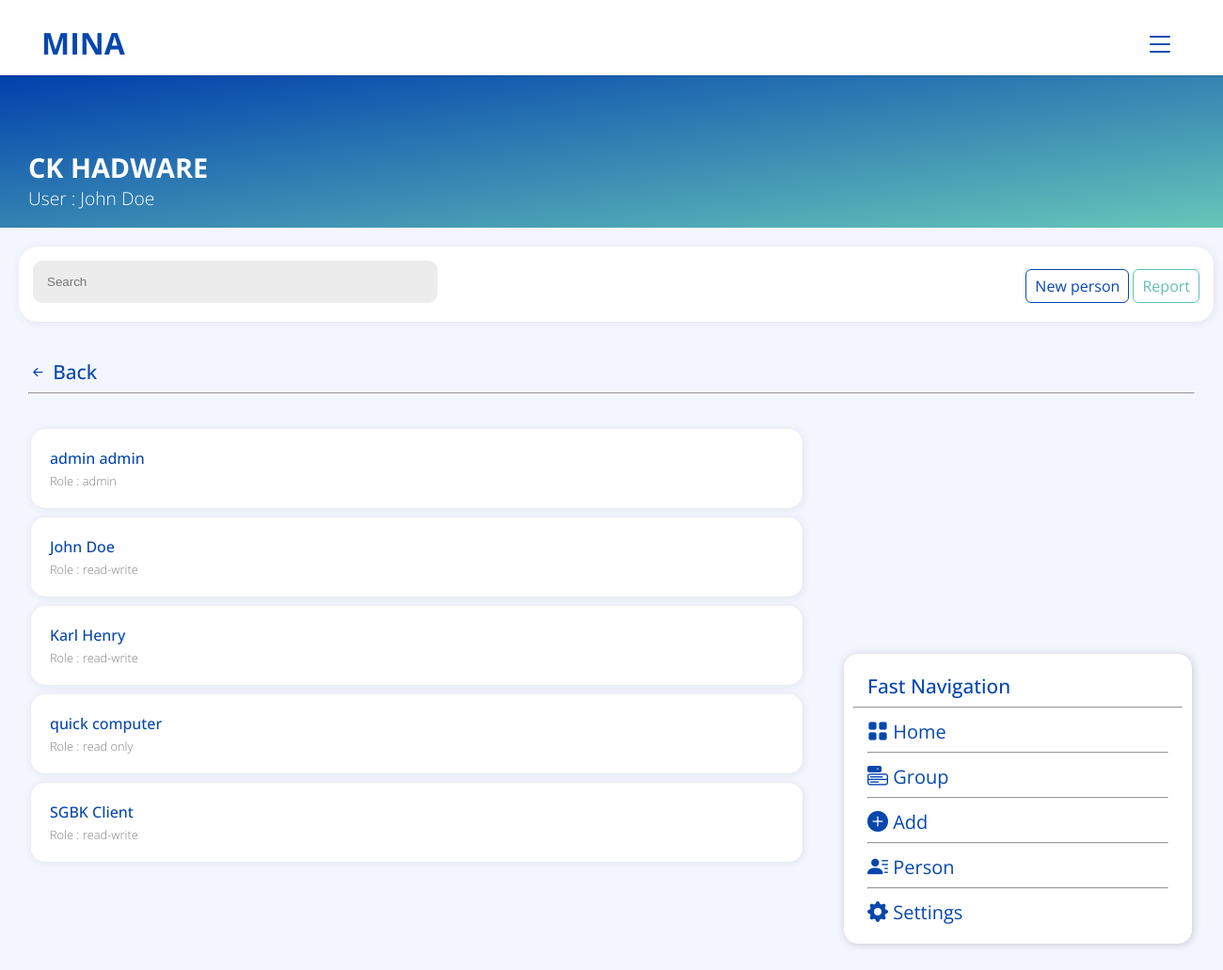
Screenshot of /View/list-user.php (signed in) with the database file from the repository.
### tables this page shows
CREATE TABLE `entreprise` (
  `id_ent` int NOT NULL,
  `code_entreprise` varchar(50) NOT NULL,
  `nom_entreprise` varchar(100) NOT NULL,
  `date_creation` date NOT NULL,
  `date_expiration` date NOT NULL,
  `statut_id` int NOT NULL
);

CREATE TABLE `users` (
  `code_user` int NOT NULL,
  `nom` varchar(50) NOT NULL,
  `prenom` varchar(50) NOT NULL,
  `email` varchar(50) NOT NULL,
  `password` varchar(255) NOT NULL,
  `adresse` varchar(100) NOT NULL,
  `telephone_1` varchar(20) NOT NULL,
  `telephone_2` varchar(20) NOT NULL,
  `code_entreprise` varchar(50) NOT NULL,
  `id_role` int NOT NULL,
  `id_statut` int NOT NULL
);

CREATE TABLE `role` (
  `id_role` int NOT NULL,
  `role_name` varchar(50) NOT NULL
);

### View/list-user.php (the view, shortened to what this page needs)
<!Doctype html>
<html>
<head>
    <link rel="stylesheet" href="css/style.css">
    <link rel="stylesheet" href="https://cdn.jsdelivr.net/npm/bootstrap-icons@1.5.0/font/bootstrap-icons.css">
</head>
<body class="body">
    <?php
    include_once('header.php');
    ?>
    <div class="header-content">
        <?php
        $code_entreprise = $_SESSION["code_entreprise"];
        $query = "SELECT * FROM entreprise, users WHERE users.code_entreprise = '$code_entreprise' AND entreprise.code_entreprise = '$code_entreprise' LIMIT 1";
        $result = $conn->query($query);
        if (mysqli_num_rows($result) > 0) {
            while ($row = mysqli_fetch_assoc($result)) {
                echo '<div class="title">' . $row["nom_entreprise"] . '</div>
                    <span class="subtitle">User : ' . $row["nom"] . ' ' . $row["prenom"]. '</span>';
            }
        }
        ?>
    </div>
    <div class="second-part-content">
        <div class="search">
            <div class="custom-container">
                <form action="" method="post" class="">
                    <input type="text" name="searchAll" id="" placeholder="Search" class="search-main">
                </form>
            </div>
            <div class="link">
                <ul>
                    <?php
                    if (isset($_SESSION["role"]) && $_SESSION["role"] === 3 || $_SESSION["role"] === 2) {
                        echo '<li>';
                        $code_entreprise = $_SESSION["code_entreprise"];
                        $query = "SELECT * FROM entreprise, users WHERE users.code_entreprise = '$code_entreprise' AND entreprise.code_entreprise = '$code_entreprise' LIMIT 1";
                        $result = $conn->query($query);
                        if (mysqli_num_rows($result) > 0) {
                            while ($row = mysqli_fetch_assoc($result)) {
                                echo '<a href="add-user.php" class="btn btn-outline-primary">New person</a>';
                            }
                        }
                        echo '</li> <li><a href="report.php" class="btn btn-outline-muted">Report</a></li>';
                    } elseif (isset($_SESSION["role"]) && $_SESSION["role"] === 1) {
                        echo '<li><a href="report.php" class="btn btn-outline-muted">Report</a></li>';
                    }
                    ?>
                </ul>
            </div>
        </div>
    </div>
    <div class="third-part-content">
        <div class="container mt-3">
            <span class="title-page-list">
                <?php
                $code_entreprise = $_SESSION["code_entreprise"];
                $query = "SELECT * FROM entreprise, users WHERE users.code_entreprise = '$code_entreprise' AND entreprise.code_entreprise = '$code_entreprise' LIMIT 1";
                $result = $conn->query($query);
                if (mysqli_num_rows($result) > 0) {
                    while ($row = mysqli_fetch_assoc($result)) {
                        echo '<a href="index.php" class="nav-link">
                        <i class="bi bi-arrow-left-short"></i> <span class="align-items"></span>Back
                    </a>';
                    }
                }
                ?>
                <hr class="hr">
            </span>
            <div class="list-content mt-3 mb-5">
                <?php
                if (isset($_POST["searchAll"])) {
                    $search = $_POST["searchAll"];
                    $code_entreprise = $_SESSION["code_entreprise"];
                    $query = "SELECT * FROM entreprise, users, role WHERE role.id_role = users.id_role AND entreprise.code_entreprise = '$code_entreprise'
                    AND users.code_entreprise = '$code_entreprise' AND users.nom LIKE '%$search%' OR users.prenom LIKE '%$search%' ORDER BY users.nom ASC";
                    $result = $conn->query($query);
                    if (mysqli_num_rows($result) > 0) {
                        while ($row = mysqli_fetch_assoc($result)) {
                            if ($row["id_statut"] == 1) {
                                $color = "green-circle";
                            } elseif ($row["id_statut"] == 2) {
                                $color = "red-circle";
                            }
                            echo' <div class="bg-white">
                                <div class="group-name-and-details">
                                    <div class="group-name">' . $row["nom"] . ' ' . $row["prenom"] . '<span class="' . $color . '" ></span></div>
                                    <div class="group-details">
                                        Role  : ' . $row["role_name"] . '</div>
                                    </div>';
                            echo '</div>';
                        }
                    } else {
                        echo '<div class="bg-white">
                        <div class="group-name-and-details">
                            <div class="group-name">There is no person with this name...</div>
                            <div class="group-details">You can add a new person in this group !</div>
                        </div>
                    </div>';
                    }
                } else {
                    $code_entreprise = $_SESSION["code_entreprise"];
                    $query = "SELECT * FROM entreprise, users, role WHERE role.id_role = users.id_role AND entreprise.code_entreprise = '$code_entreprise' AND users.code_entreprise = '$code_entreprise' ORDER BY users.nom ASC";
                    $result = $conn->query($query);
                    if (mysqli_num_rows($result) > 0) {
                        while ($row = mysqli_fetch_assoc($result)) {
                            if ($row["id_statut"] == 1) {
                                $color = "green-circle";
                            } elseif ($row["id_statut"] == 2) {
                                $color = "red-circle";
                            }
                            echo' <div class="bg-white">
                                <div class="group-name-and-details">
                                    <div class="group-name">' . $row["nom"] . ' ' . $row["prenom"] . '<span class="' . $color . '" ></span></div>
                                    <div class="group-details">
                                        Role  : ' . $row["role_name"] . '</div>
                                    </div>';
                            echo '</div>';
                        }
                    }
                }
                include_once('sidebar.php');
                ?>
            </div>
        </div>
    </div>
    <?php
    include_once('footer.php');
    ?>
</body>
</html>

### View/css/style.css (style rules this page uses)
:root { --background-color: #F3F6FF; --white: #FFF; --gray: rgba(128, 128, 128, 0.863); --primary: #0747AD; --secondary: #8d9da1; --muted: #64BFB3; --bg-light-gray: rgb(252, 252, 252); --red: rgb(180, 12, 0); }
.container { padding: 0 30px; }
a { text-decoration: none; -webkit-tap-highlight-color: transparent; }
body, .body { background-color: var(--background-color); padding: 0; margin: 0; font-family: 'Open Sans', sans-serif; }
.header-content { background-image: linear-gradient(to bottom right, rgb(1, 64, 172), rgb(103, 198, 185)); height: auto; width: 100%; color: var(--white); padding: 18px 0; margin-top:80px; position: unset; }
.title, .subtitle { margin: 0 30px; width: auto; }
.title { font-size: 1.8rem; font-weight: bold; margin-top: 60px; text-transform: uppercase; width: auto; }
.subtitle { font-weight: lighter; font-size: 1.2rem; }
.second-part-content { margin: 20px; padding: 15px; height: 50px; width: 1240px; background-color: var(--white); box-shadow: 1px 1px 8px rgba(65, 65, 65, 0.1); border-radius: 20px; }
.custom-container { float: left; }
.search-main { height: 45px; width: 400px; background-color: rgba(206, 206, 206, 0.384); border-style: none; border-radius: 10px; padding: 0 15px; -webkit-tap-highlight-color: transparent; }
.nav-link { color: inherit; text-decoration: none !important; -webkit-tap-highlight-color: transparent; }
.link { position: unset; float: right; }
.link ul li { list-style: none; display: inline-block; }
.btn { background-color: none; padding: 6px 9px; text-decoration: none; padding: 6px 9px; border-radius: 6px; }
.btn-outline-primary { border: 1px solid var(--primary); color: var(--primary); }
.btn-outline-muted { border: 1px solid var(--muted); color: var(--muted); }
.mt-3 { margin-top: 3%; }
.mb-5 { margin-bottom: 100px; }
.title-page-list a { color: var(--primary); font-weight: 500; font-size: 1.3rem; }
.list-content { padding: 0 3px; }
.bg-white { height: auto; width: 800px; border-radius: 15px; box-shadow: 1px 1px 8px rgba(65, 65, 65, 0.1); background-color: var(--white); padding: 20px 10px; margin-bottom: 10px; }
.name, .group-name { font-weight: 500; color: var(--primary); margin-bottom: 4px; width: max-content; }
.group-name-and-details { position: unset; margin-top: 0; margin-left: 10px; }
.group-details { font-weight: lighter; font-size: 0.8rem; color: gray; }

### rows the page displays
entreprise: nom_entreprise "CK HADWARE", users.nom "John", users.prenom "Doe", users.nom "admin", users.prenom "admin", role.role_name "admin", role.role_name "read-write", users.nom "Karl", users.prenom "Henry", users.nom "quick", users.prenom "computer", role.role_name "read only", users.nom "SGBK", users.prenom "Client"
